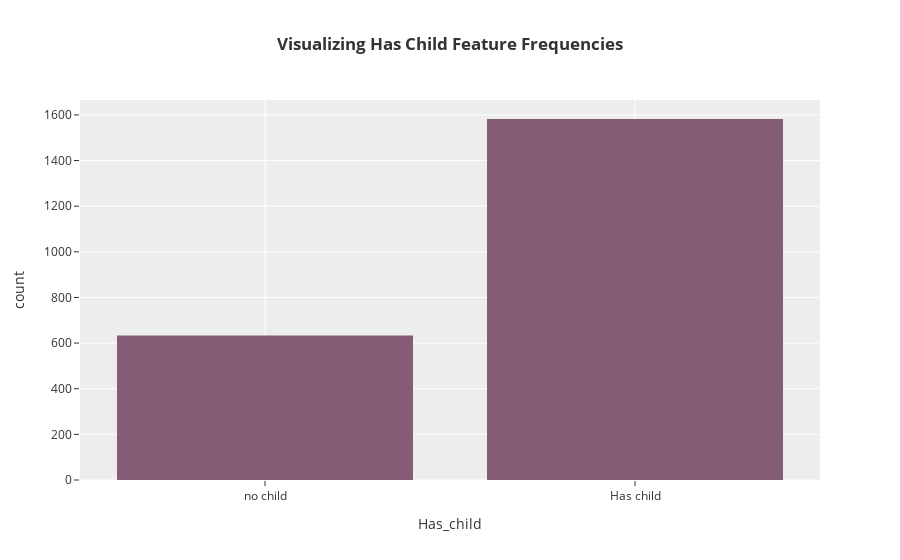

The cell this chart's notebook holds for it:
### Code cell
px.histogram(data,
             x="Has_child",
             color_discrete_sequence=px.colors.qualitative.Antique,
             title= "<b>Visualizing Has Child Feature Frequencies")

### Figure 1 — Plotly figure (JSON) as saved in the notebook; plotly's stock layout.template omitted (floating-point values rounded to 4 significant figures; data arrays with more than 128 entries replaced by an {"elided": "..."} marker saying what was removed)
{"data": [{"alignmentgroup": "True", "bingroup": "x", "hovertemplate": "Has_child=%{x}<br>count=%{y}<extra></extra>", "legendgroup": "", "marker": {"color": "rgb(133, 92, 117)", "pattern": {"shape": ""}}, "name": "", "offsetgroup": "", "orientation": "v", "showlegend": false, "type": "histogram", "x": {"elided": "2215 str values"}, "xaxis": "x", "yaxis": "y"}], "layout": {"barmode": "relative", "legend": {"tracegroupgap": 0}, "title": {"text": "<b>Visualizing Has Child Feature Frequencies"}, "xaxis": {"anchor": "y", "domain": [0.0, 1.0], "title": {"text": "Has_child"}}, "yaxis": {"anchor": "x", "domain": [0.0, 1.0], "title": {"text": "count"}}}}
